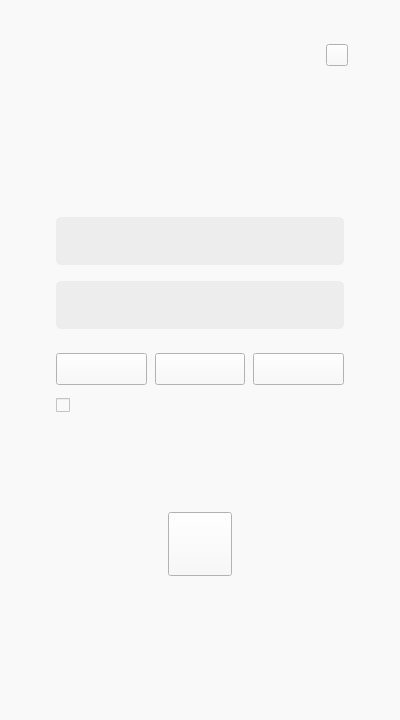
<?xml version="1.0" encoding="UTF-8"?>
<ui version="4.0">
 <class>Form</class>
 <widget class="QWidget" name="Form">
  <property name="geometry">
   <rect>
    <x>0</x>
    <y>0</y>
    <width>400</width>
    <height>720</height>
   </rect>
  </property>
  <property name="windowTitle">
   <string>Widget</string>
  </property>
  <property name="windowOpacity">
   <double>1.000000000000000</double>
  </property>
  <property name="styleSheet">
   <string notr="true">background-color: rgb(249, 249, 249);</string>
  </property>
  <widget class="QLineEdit" name="username_line_edit">
   <property name="geometry">
    <rect>
     <x>56</x>
     <y>217</y>
     <width>288</width>
     <height>48</height>
    </rect>
   </property>
   <property name="styleSheet">
    <string notr="true">QLineEdit {
	border-radius: 5px;
	color: #FFF;
	background-color: rgb(237, 237, 237);
}
QLineEdit::hover {
	background-color: rgb(231, 231, 231);
}
QLineEdit::focus {
	border: 2px solid rgb(51, 51, 51);
	background-color: rgb(249, 249, 249);
}</string>
   </property>
  </widget>
  <widget class="QLineEdit" name="password_line_edit">
   <property name="geometry">
    <rect>
     <x>56</x>
     <y>281</y>
     <width>288</width>
     <height>48</height>
    </rect>
   </property>
   <property name="styleSheet">
    <string notr="true">QLineEdit {
	border-radius: 5px;
	color: #FFF;
	background-color: rgb(237, 237, 237);
}
QLineEdit::hover {
	background-color: rgb(231, 231, 231);
}
QLineEdit::focus {
	border: 2px solid rgb(51, 51, 51);
	background-color: rgb(249, 249, 249);
}</string>
   </property>
  </widget>
  <widget class="QLabel" name="sign_in_label">
   <property name="geometry">
    <rect>
     <x>160</x>
     <y>159</y>
     <width>80</width>
     <height>33</height>
    </rect>
   </property>
   <property name="styleSheet">
    <string notr="true">border-image: url(:/resources/resources/Sign_in.png);</string>
   </property>
   <property name="text">
    <string/>
   </property>
  </widget>
  <widget class="QPushButton" name="facebook_button">
   <property name="geometry">
    <rect>
     <x>56</x>
     <y>353</y>
     <width>91</width>
     <height>32</height>
    </rect>
   </property>
   <property name="styleSheet">
    <string notr="true">QPushButton {
	border-image: url(:/resources/resources/Facebook.png);
}
QPushButton::hover {
	border-image: url(:/resources/resources/Facebook_hovered.png);
}</string>
   </property>
   <property name="text">
    <string/>
   </property>
  </widget>
  <widget class="QPushButton" name="google_button">
   <property name="geometry">
    <rect>
     <x>155</x>
     <y>353</y>
     <width>90</width>
     <height>32</height>
    </rect>
   </property>
   <property name="styleSheet">
    <string notr="true">QPushButton {
	border-image: url(:/resources/resources/Google.png);
}
QPushButton::hover {
	border-image: url(:/resources/resources/Google_hovered.png);
}</string>
   </property>
   <property name="text">
    <string/>
   </property>
  </widget>
  <widget class="QPushButton" name="apple_button">
   <property name="geometry">
    <rect>
     <x>253</x>
     <y>353</y>
     <width>91</width>
     <height>32</height>
    </rect>
   </property>
   <property name="styleSheet">
    <string notr="true">QPushButton {
	border-image: url(:/resources/resources/Apple.png);
}
QPushButton::hover {
	border-image: url(:/resources/resources/Apple_hovered.png);
}</string>
   </property>
   <property name="text">
    <string/>
   </property>
  </widget>
  <widget class="QPushButton" name="help_tooltip">
   <property name="geometry">
    <rect>
     <x>326</x>
     <y>44</y>
     <width>22</width>
     <height>22</height>
    </rect>
   </property>
   <property name="styleSheet">
    <string notr="true">border-image: url(:/resources/resources/Help2.png);</string>
   </property>
   <property name="text">
    <string/>
   </property>
  </widget>
  <widget class="QCheckBox" name="stay_signed_in_checkbox">
   <property name="geometry">
    <rect>
     <x>56</x>
     <y>395</y>
     <width>17</width>
     <height>21</height>
    </rect>
   </property>
   <property name="styleSheet">
    <string notr="true">QCheckBox::indicator:unchecked {
	border-image: url(:/resources/resources/Checkbox_unchecked.png);
}
QCheckBox::indicator:unchecked:hover {
	border-image: url(:/resources/resources/Checkbox_unchecked_hovered.png);
}
QCheckBox::indicator:checked {
	border-image: url(:/resources/resources/Checkbox_checked.png);
}
QCheckBox::indicator:checked:hover {
	border-image: url(:/resources/resources/Checkbox_checked_hovered.png);
}</string>
   </property>
   <property name="text">
    <string/>
   </property>
  </widget>
  <widget class="QPushButton" name="login_button">
   <property name="geometry">
    <rect>
     <x>168</x>
     <y>512</y>
     <width>64</width>
     <height>64</height>
    </rect>
   </property>
   <property name="styleSheet">
    <string notr="true">QPushButton {
	border-image: url(:/resources/resources/Login_button.png);
}
QPushButton::hover {
	border-image: url(:/resources/resources/Login_button_hovered.png);
}</string>
   </property>
   <property name="text">
    <string/>
   </property>
  </widget>
  <widget class="QLabel" name="version_label">
   <property name="geometry">
    <rect>
     <x>298</x>
     <y>657</y>
     <width>48</width>
     <height>18</height>
    </rect>
   </property>
   <property name="styleSheet">
    <string notr="true">QLabel {
	border-image: url(:/resources/resources/version_label.png);
}
QLabel::hover {
	border-image: url(:/resources/resources/version_label_hovered.png);
}</string>
   </property>
   <property name="text">
    <string/>
   </property>
  </widget>
  <widget class="QLabel" name="label_1">
   <property name="geometry">
    <rect>
     <x>156</x>
     <y>637</y>
     <width>88</width>
     <height>18</height>
    </rect>
   </property>
   <property name="styleSheet">
    <string notr="true">QLabel {
	border-image: url(:/resources/resources/Label_1.png);
}
QLabel::hover {
	border-image: url(:/resources/resources/Label_1_hovered.png);
}</string>
   </property>
   <property name="text">
    <string/>
   </property>
  </widget>
  <widget class="QLabel" name="label_2">
   <property name="geometry">
    <rect>
     <x>149</x>
     <y>654</y>
     <width>102</width>
     <height>18</height>
    </rect>
   </property>
   <property name="styleSheet">
    <string notr="true">QLabel {
	border-image: url(:/resources/resources/Label_2.png);
}
QLabel::hover {
	border-image: url(:/resources/resources/Label_2_hovered.png);
}</string>
   </property>
   <property name="text">
    <string/>
   </property>
  </widget>
  <widget class="QLabel" name="checkbox_label">
   <property name="geometry">
    <rect>
     <x>77</x>
     <y>395</y>
     <width>94</width>
     <height>22</height>
    </rect>
   </property>
   <property name="styleSheet">
    <string notr="true">QLabel {
	border-image: url(:/resources/resources/Checkbox_label.png);
}
QLabel::hover {
	border-image: url(:/resources/resources/Checkbox_label_hovered.png);
}</string>
   </property>
   <property name="text">
    <string/>
   </property>
  </widget>
  <widget class="QLabel" name="valorant_logo">
   <property name="geometry">
    <rect>
     <x>168</x>
     <y>51</y>
     <width>66</width>
     <height>61</height>
    </rect>
   </property>
   <property name="styleSheet">
    <string notr="true">border-image: url(:/resources/resources/VALORANT.png);</string>
   </property>
   <property name="text">
    <string/>
   </property>
  </widget>
 </widget>
 <resources>
  <include location="Widget_Resources.qrc"/>
 </resources>
 <connections/>
</ui>
